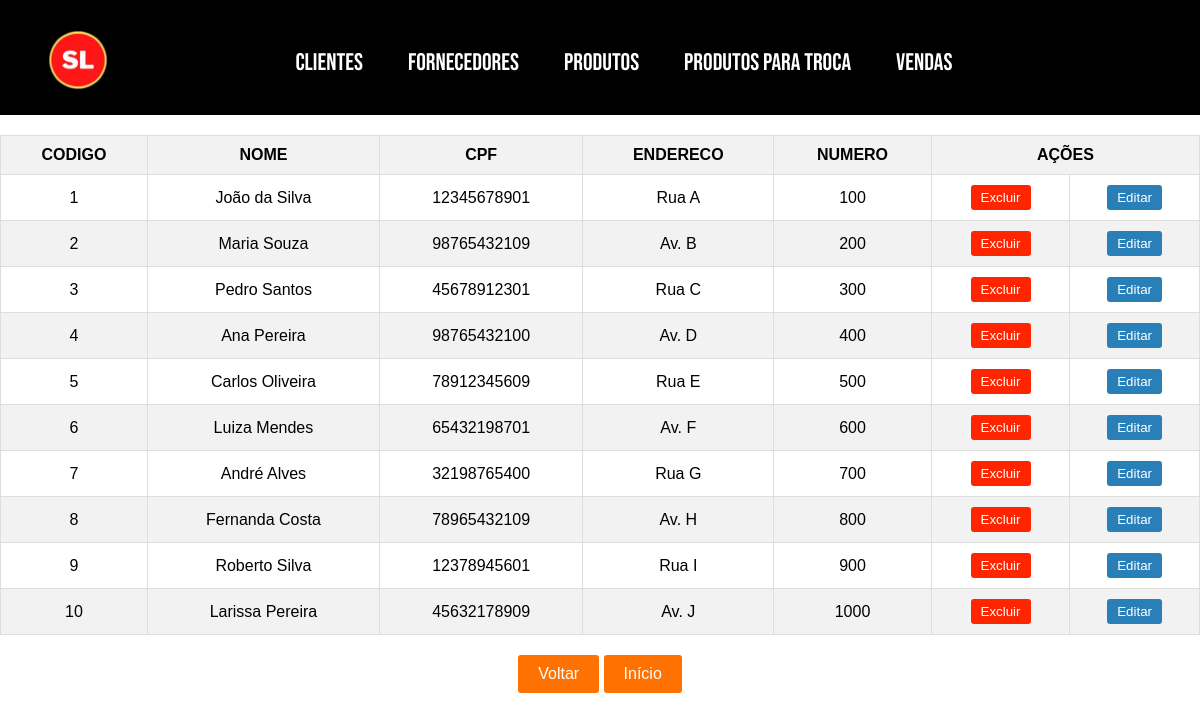
/Cliente/listaCliente.php, run on the app's committed database.
### tables this page shows
CREATE TABLE Cliente (
    codigo INT AUTO_INCREMENT PRIMARY KEY,
    nome VARCHAR(255),
    cpf VARCHAR(20),
    endereco VARCHAR(255),
    numero INT
);

### database/Conexao.php (called while the page is built)
<?php
class Conexao
{
    private static $dsn = 'mysql:host=localhost;dbname=supermercado;port=3306';
    private static $usuario = 'root';
    private static $senha = 'root';
    private static $conexao = null;
    public static function getConexao() : PDO
    {
        if (Conexao::$conexao == null){
            try {
                Conexao::$conexao = new PDO(Conexao::$dsn, Conexao::$usuario, Conexao::$senha);
            } catch (PDOException $e) {
                echo $e->getMessage();
            }
        }
        return Conexao::$conexao;
    }
    public static function getPreparedStatement($sql) : PDOStatement
    {
        $pst = null;
        if (Conexao::getConexao() != null) {
            try{
                $pst = Conexao::$conexao->prepare($sql);
            } catch (PDOException $e){
                echo $e->getMessage();
            }
        }
        return $pst;
    }
}

### database/DAOCliente.php (called while the page is built, shortened)
<?php
class DaoCliente
{
    public function listaTodos()
    {
        $pst = Conexao::getPreparedStatement('select * from Cliente;');
        $pst->execute();
        $lista = $pst->fetchAll(PDO::FETCH_ASSOC);
        return $lista;
    }
}

### Cliente/listaCliente.php (the view, shortened to what this page needs)
<!DOCTYPE html>
<html lang="en">
<head>
    <link rel="stylesheet" href="../styleLista.css">
</head>
<body>
    <?php
        require_once('../barra.php');
    ?>
    <table border="1">
    <tr>
    <th>CODIGO</th>
    <th>NOME</th>
    <th>CPF</th>
    <th>ENDERECO</th>
    <th>NUMERO</th>
    <th colspan="2">AÇÕES</th>
</tr>
<?php
require_once BASE . '/database/Conexao.php';
require_once BASE . '/database/DaoCliente.php';
$daoCliente = new DaoCliente();
$lista = $daoCliente ->listaTodos();
foreach ($lista as $registro){
    echo '<tr>';
    echo '<td>' . $registro['codigo'] . '</td>';
    echo '<td>' . $registro['nome'] . '</td>';
    echo '<td>' . $registro['cpf'] . '</td>';
    echo '<td>' . $registro['endereco'] . '</td>';
    echo '<td>' . $registro['numero'] . '</td>';
    ?>
    <td>
    <form action="excluiCliente.php" method="post">
        <div class="botaoExcluir"><button>Excluir</button></div>
    </form>
    </td>
    <td>
    <form action="formAlteraCliente.php" method="post">
        <div class="botaoEditar"><button>Editar</button></div>
    </form>
    </td>
    <?php
    echo '</tr>';
}
?>
        </table>
        <div class="botaoVoltarInicio">
        <a href="../menu/Cliente.php"><button>Voltar</button></a>
        <a href="../"><button>Início</button></a>
        </div>
    </body>
</html>

### barra.php (shortened to what this page needs)
<html>
<header>
    <div class="container">
        <div class="logo"><a href="../"><img src="../img/favicon1.png" width="60" height="60" alt="Logo Supermercado Lafaiete"></a></div>
        <div class="menu">
            <nav>
                <a href="../menu/Cliente.php">Clientes</a>
                <a href="../menu/Fornecedor.php">Fornecedores</a>
                <a href="../menu/Produto.php">Produtos</a>
                <a href="../menu/Produtost.php">Produtos para Troca</a>
                <a href="../menu/Venda.php">Vendas</a>
            </nav>
        </div>
    </div>
</header>
</html>

### styleLista.css (style rules this page uses)
body { font-family: Arial, sans-serif; background-color: #f5f5f5; margin: 0; padding: 0; display: flex; flex-direction: column; align-items: center; justify-content: center; }
table { width: 100%; border-collapse: collapse; margin-top: 20px; }
th, td { padding: 10px; text-align: center; border: 1px solid #ddd; }
th { background-color: #f2f2f2; }
.botaoExcluir button { padding: 5px 10px; background-color: #FF2500; color: #fff; border: none; border-radius: 3px; cursor: pointer; transition: background-color 0.3s ease; }
.botaoEditar button { padding: 5px 10px; background-color: #2980b9; color: #fff; border: none; border-radius: 3px; cursor: pointer; transition: background-color 0.3s ease; }
.botaoVoltarInicio button { padding: 10px 20px; background-color: #FF7100; color: #fff; border: none; border-radius: 3px; cursor: pointer; transition: background-color 0.3s ease; margin-left: 20; font-size: 16px; margin-top: 20px; margin-bottom: 20px; }
a { text-decoration: none; margin-top: 10px; }
tr:nth-child(odd) { background-color: #f2f2f2; }

### barra.php (style rules this page uses)
* { margin: 0; padding: 0; box-sizing: border-box; }
header { font-family: 'Bebas Neue', sans-serif; }
body { background-color: #ffffff; }
.container { width: 100%; margin: 0 auto; display: flex; align-items: center; justify-content: center; }
header { background-color: rgb(0, 0, 0); width: 100%; padding: 20px; }
.logo, .sociais { width: 8%; display: flex; justify-content: center; align-items: center; }
.logo img { cursor: pointer; }
.menu { width: 90%; }
nav { display: flex; justify-content: center; }
.menu nav a { color: #ffffff; text-decoration: none; padding-right: 45px; font-size: 24px; position: relative; }
.menu nav a::after { content: " "; width: 0px; height: 4px; background-image: linear-gradient(45deg, #FF2500, #FF7100); position: absolute; top: 25px; left: 0; transition: width 0.4s; }

### data on the page
cliente: codigo "1", nome "João da Silva", cpf "12345678901", endereco "Rua A", numero "100"
cliente: codigo "2", nome "Maria Souza", cpf "98765432109", endereco "Av. B", numero "200"
cliente: codigo "3", nome "Pedro Santos", cpf "45678912301", endereco "Rua C", numero "300"
cliente: codigo "4", nome "Ana Pereira", cpf "98765432100", endereco "Av. D", numero "400"
cliente: codigo "5", nome "Carlos Oliveira", cpf "78912345609", endereco "Rua E", numero "500"
cliente: codigo "6", nome "Luiza Mendes", cpf "65432198701", endereco "Av. F", numero "600"
cliente: codigo "7", nome "André Alves", cpf "32198765400", endereco "Rua G", numero "700"
cliente: codigo "8", nome "Fernanda Costa", cpf "78965432109", endereco "Av. H", numero "800"
cliente: codigo "9", nome "Roberto Silva", cpf "12378945601", endereco "Rua I", numero "900"
cliente: codigo "10", nome "Larissa Pereira", cpf "45632178909", endereco "Av. J", numero "1000"
